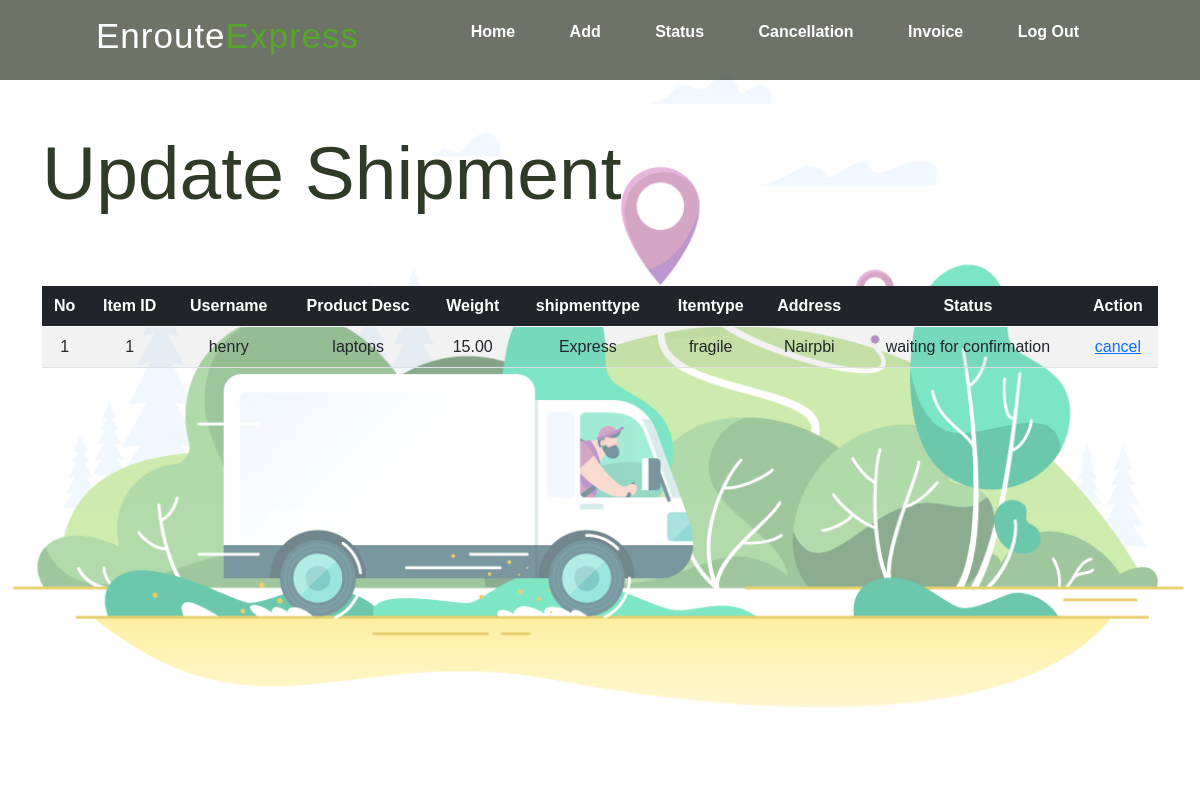
Page /updateshipment.php (signed in) on the committed database.
### tables this page shows
CREATE TABLE `addshipment` (
  `idaddshipment` int(11) NOT NULL,
  `username` varchar(50) DEFAULT NULL,
  `productdesc` varchar(255) DEFAULT NULL,
  `weight` decimal(10,2) DEFAULT NULL,
  `shipmenttype` varchar(50) DEFAULT NULL,
  `itemtype` varchar(50) DEFAULT NULL,
  `address` varchar(255) DEFAULT NULL,
  `status` varchar(50) DEFAULT NULL,
  `invoice` varchar(50) DEFAULT NULL
);

### functions.php (called while the page is built, shortened)
<?php
$conn = mysqli_connect("localhost:3308", "root", "", "dispatchers");
function query($query)
{
	global $conn;
	$result = mysqli_query($conn, $query);
	$rows = [];
	while ($row = mysqli_fetch_assoc($result)) {
		$rows[] = $row;
	}
	return $rows;
}

### updateshipment.php (the view, shortened to what this page needs)
<?php
require 'functions.php';
$addshipment = query("SELECT * FROM addshipment WHERE username='{$_SESSION['username']}'");
?>
<!DOCTYPE html>
<html>
<head>
    <link href="https://cdn.jsdelivr.net/npm/bootstrap@5.0.0-beta1/dist/css/bootstrap.min.css" rel="stylesheet">
    <link rel="stylesheet" type="text/css" href="css/style1.css">
</head>
<body>
    <div class="hero" id="Home">
        <nav>
            <h2 class="header" id="navbar">Enroute<span>Express</span></h2>
            <ul>
                <li><a href="customer.php">Home </a></li>
                <li><a href="addshipment.php">Add </a></li>
                <li><a href="statusshipment.php">Status</a></li>
                <li><a href="updateshipment.php">Cancellation</a></li>
                <li><a href="invoiceshipment.php">Invoice</a></li>
                <li><a href="logout.php">Log Out</a></li>
            </ul>
        </nav>
        <div class="container mt-5">
            <h1>Update Shipment</h1>
            <br>
            <div id="container">
                <table id="data" class="table table-striped table-responsive text-center mt-4" style="width:100%">
                    <thead class="table-dark">
                        <tr>
                            <th>No</th>
                            <th>Item ID</th>
                            <th>Username</th>
                            <th>Product Desc</th>
                            <th>Weight</th>
                            <th>shipmenttype</th>
                            <th>Itemtype</th>
                            <th>Address</th>
                            <th>Status</th>
                            <th>Action</th>
                        </tr>
                    </thead>
                    <tbody>
                        <?php $i = 1; ?>
                        <?php foreach ($addshipment as $row) : ?>
                            <tr>
                                <td><?= $i; ?></td>
                                <td><?= $row["idaddshipment"]; ?></td>
                                <td><?= $row["username"]; ?></td>
                                <td><?= $row["productdesc"]; ?></td>
                                <td><?= $row["weight"]; ?></td>
                                <td><?= $row["shipmenttype"]; ?></td>
                                <td><?= $row["itemtype"]; ?></td>
                                <td><?= $row["address"]; ?></td>
                                <td><?= $row["status"]; ?></td>
                                <td>
                                    <form action="" method="post" class="row g-3">
                                        <a href="cancelcust.php?id=<?= $row["idaddshipment"]; ?>">cancel</a>
                                    </form>
                                </td>
                            </tr>
                            <?php $i++; ?>
                        <?php endforeach; ?>
                    </tbody>
                </table>
            </div>
        </div>
</body>
</html>

### css/style1.css (style rules this page uses)
* { padding: 0; margin: 0; }
* { padding: 0; margin: 0; font-family: "Josefin Sans", sans-serif; box-sizing: border-box; }
.hero { height: 100vh; width: 100%; background-image: url(/img/hero1.png); background-size: cover; background-position: center; background-attachment: fixed; position: relative; z-index: 2; }
.hero::after { content: ""; width: 100%; height: 100%; position: absolute; top: 0; left: 0; background-color: rgba(255, 255, 255, 0.4); z-index: -1; }
nav { display: flex; align-items: center; justify-content: space-between; padding-top: 10px; padding-bottom: 10px; padding-left: 8%; padding-right: 8%; background-color: rgba(47, 58, 39, 0.7); }
.header { color: white; font-size: 35px; letter-spacing: 1px; cursor: pointer; }
span { color: #54a729; }
nav ul li { list-style-type: none; display: inline-block; padding: 10px 25px; }
nav ul li a { color: white; text-decoration: none; font-weight: bold; text-transform: capitalize; }
html { scroll-behavior: smooth; }
h1 { color: #2f3a27; margin: 20px 0px 20px; font-size: 75px; }

### rows in the picture
addshipment: idaddshipment "1", username "henry", productdesc "laptops", weight "15.00", shipmenttype "Express", itemtype "fragile", address "Nairpbi", status "waiting for confirmation"
